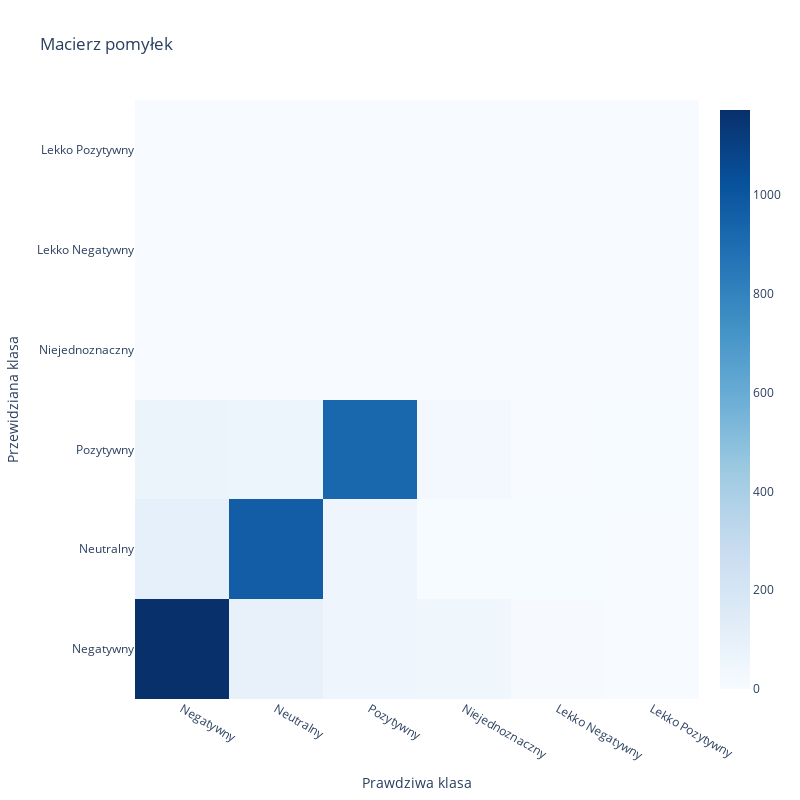

Notebook source saved alongside this figure:
### Code cell
plot_confusion_matrix(preds, true_vals, labels)

### Figure 1 — Plotly figure (JSON) as saved in the notebook; plotly's stock layout.template omitted (floating-point values rounded to 4 significant figures)
{"data": [{"colorscale": [[0, "rgb(247,251,255)"], [0.125, "rgb(222,235,247)"], [0.25, "rgb(198,219,239)"], [0.375, "rgb(158,202,225)"], [0.5, "rgb(107,174,214)"], [0.625, "rgb(66,146,198)"], [0.75, "rgb(33,113,181)"], [0.875, "rgb(8,81,156)"], [1, "rgb(8,48,107)"]], "hoverongaps": false, "type": "heatmap", "x": ["Negatywny", "Neutralny", "Pozytywny", "Niejednoznaczny", "Lekko Negatywny", "Lekko Pozytywny"], "y": ["Negatywny", "Neutralny", "Pozytywny", "Niejednoznaczny", "Lekko Negatywny", "Lekko Pozytywny"], "z": [[1172, 90, 51, 46, 5, 0], [98, 969, 51, 3, 4, 1], [70, 59, 925, 24, 1, 3], [0, 0, 0, 0, 0, 0], [0, 0, 0, 0, 0, 0], [0, 0, 0, 0, 0, 0]]}], "layout": {"height": 800, "title": {"text": "Macierz pomyłek"}, "width": 800, "xaxis": {"title": {"text": "Prawdziwa klasa"}}, "yaxis": {"title": {"text": "Przewidziana klasa"}}}}
